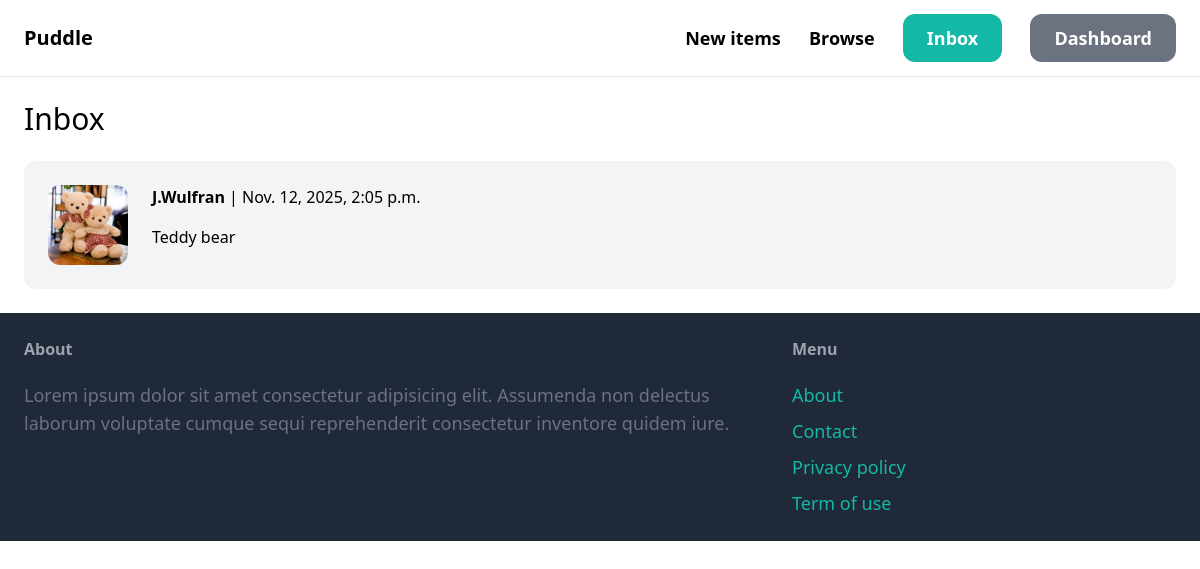
The app's page /conversation/ (signed in) with its own data.
### conversation/models.py (models this page shows)
class Conversation(models.Model):
    item = models.ForeignKey(Item, related_name='conversations', on_delete=models.CASCADE)
    members = models.ManyToManyField(User, related_name='conversations')
    created_at = models.DateTimeField(auto_now_add=True)
    modified_at = models.DateTimeField(auto_now=True)
    class Meta:
        ordering = ('-modified_at',)

### item/models.py (models this page shows, shortened)
class Item(models.Model):
    category = models.ForeignKey(Category, related_name='items', on_delete=models.CASCADE)
    name = models.CharField(max_length=255)
    description = models.TextField(blank=True, null=True)
    price = models.FloatField()
    image = models.ImageField(upload_to='item_images', blank=True, null=True)
    is_sold = models.BooleanField(default=False)
    created_at = models.DateTimeField(auto_now_add=True)
    created_by = models.ForeignKey(User, related_name='items', on_delete=models.CASCADE)

### conversation/views.py (the view)
# urls.py: path('', views.inbox, name='inbox'),
@login_required
def inbox(request):
    conversations = Conversation.objects.filter(members__in=[request.user.id])
    return render(request, 'conversation/inbox.html',{
        'conversations': conversations
    })

### conversation/templates/conversation/inbox.html (shortened to what this page needs)
{% extends 'core/base.html' %}
{% block content %}
<h1 class="mb-6 text-3xl">Inbox</h1>
<div class="space-y-6">
    {% for conversation in conversations %}
        <a href="{% url 'conversation:detail' conversation.id %}">
            <div class="p-6 flex bg-gray-100 rounded-xl">
                <div class="pr-6">
                    <img src="{{ conversation.item.image.url }}" class="w-20 rounded-xl">
                </div>
                <div>
                    {% for member in conversation.members.all %}
                        {% if member != request.user %}
                            <p class="mb-4"><strong>{{ member.username }}</strong> | {{ conversation.modified_at}} </p>
                            <p>{{ conversation.item.name }}</p>
                        {% endif %}
                    {% endfor %}
                </div>
            </div>
        </a>
    {% endfor %}
</div>
{% endblock %}

### records on screen
Conversation: item.image (picture), modified_at "Nov. 12, 2025, 2:05 p.m.", item.name "Teddy bear"

### other values on screen
{{ member.username }} "J.Wulfran"
